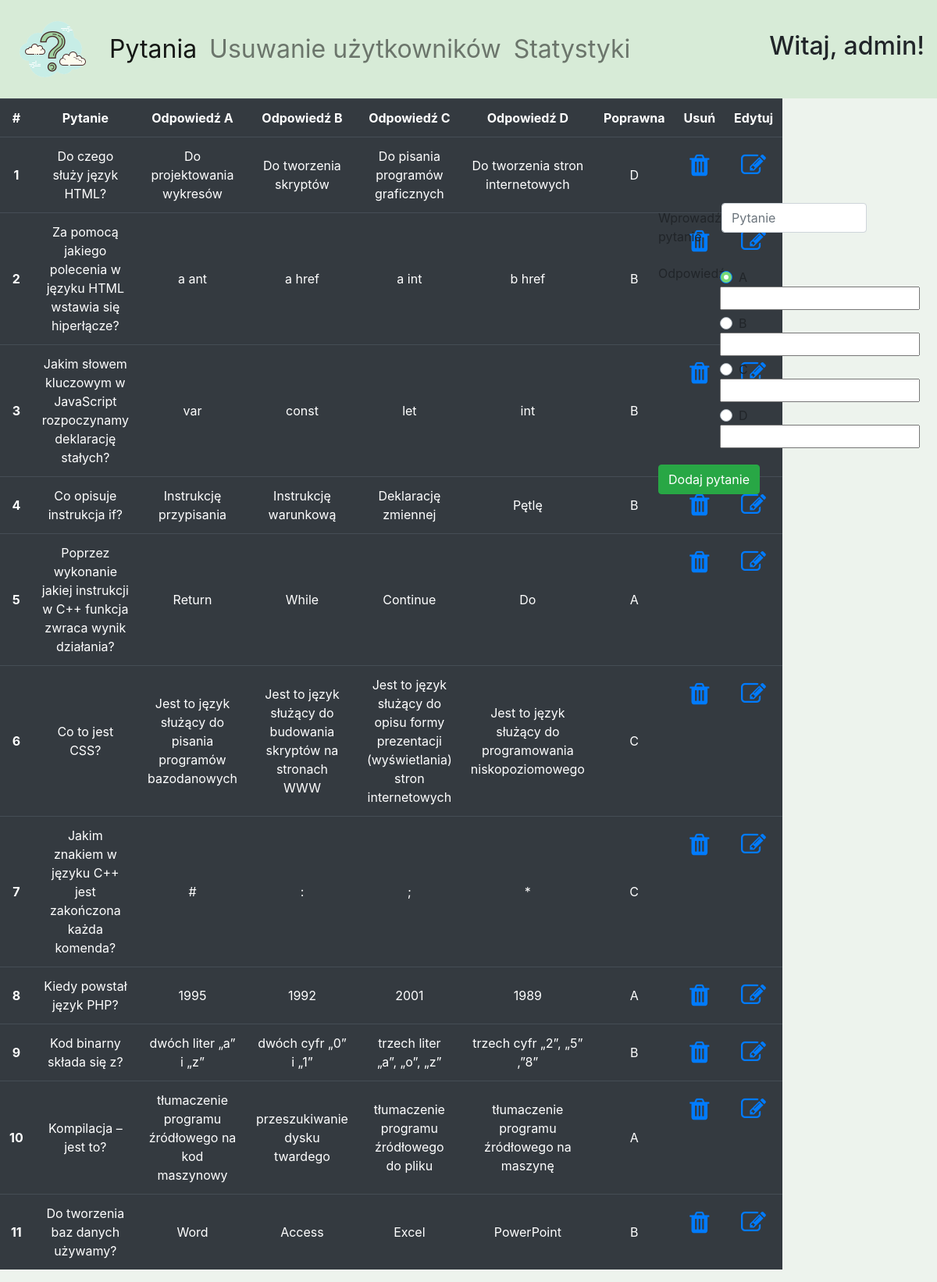
/admin/admin.php, run on the app's committed database.
### tables this page shows
CREATE TABLE `questions` (
  `question_id` int(11) NOT NULL,
  `question` varchar(250) NOT NULL,
  `answer_a` varchar(250) NOT NULL,
  `answer_b` varchar(250) NOT NULL,
  `answer_c` varchar(250) NOT NULL,
  `answer_d` varchar(250) NOT NULL,
  `correct` char(2) NOT NULL,
  `correct_amount` int(11) NOT NULL,
  `incorrect_amount` int(11) NOT NULL
);

### admin/questions.php (the view, shortened to what this page needs)
<?php
        $conn = @new mysqli('localhost', 'root', '', 'tester');
        $table = $conn->query("SELECT * FROM questions");
        $row = $table->fetch_array();
        echo ("<table class='table table-hover table-dark text-center'");
        echo ("<thead><tr><th scope='col'>#</th><th scope='col'>Pytanie</th><th scope='col'>Odpowiedź A</th>
        <th scope='col'>Odpowiedź B</th><th scope='col'>Odpowiedź C</th><th scope='col'>Odpowiedź D</th>
        <th scope='col'>Poprawna</th><th scope='col'>Usuń</th><th scope='col'>Edytuj</th></tr></thead>");
        while ($row){
            echo ("<tr><th class='align-middle' scope='row'>".$row["question_id"]."</th>
            <td class='align-middle'>".$row["question"]."</td><td class='align-middle'>".$row["answer_a"]."</td>
            <td class='align-middle'>".$row["answer_b"]."</td><td class='align-middle'>".$row["answer_c"]."</td>
            <td class='align-middle'>".$row["answer_d"]."</td><td class='align-middle'>".$row["correct"]."</td>
            <td><a href='admin.php?question_id=".$row["question_id"]."&action=delete'><span class='fa fa-trash'></td>
            <td><a href='admin.php?question_id=".$row["question_id"]."&action=edit'><span class='fa fa-edit'></td>
            </tr>");
            $row = $table->fetch_array();
        }
        echo ("</table>");
?>

### admin/admin.php (shortened to what this page needs)
<!DOCTYPE html>
<html lang="en">
<head>
  <link rel="stylesheet" href="https://stackpath.bootstrapcdn.com/bootstrap/4.3.1/css/bootstrap.min.css">
  <link href="https://maxcdn.bootstrapcdn.com/font-awesome/4.7.0/css/font-awesome.min.css" rel="stylesheet">
  <link rel="stylesheet" href="css/admin.css"/>
</head>
<body>
  <div id="main">
    <?php
      include 'admin_navbar.php';
    ?>
    <div id="left">
      <?php
        include 'questions.php';
      ?>
    </div>
    <div id="right">
      <?php
        include 'add_question.php';
      ?>
    </div>
</div>
</body>
</html>

### admin/admin_navbar.php (shortened to what this page needs)
<nav class="navbar navbar-expand-lg navbar-light">
  <a class="navbar-brand"><img width=100 height=100 src="../assets/logo.png"></a>
    <div class="collapse navbar-collapse" id="navbarText">
      <ul class="navbar-nav mr-auto">
        <li class="nav-item
        <?php
        if (strpos($_SERVER['REQUEST_URI'], 'admin/admin'))
          echo (" active");
        ?>">
          <a class="nav-link" href="admin.php">Pytania</a>
        </li>
        <li class="nav-item
        <?php
        if (strpos($_SERVER['REQUEST_URI'], 'delete_users'))
          echo (" active");
        ?>">
          <a class="nav-link" href="delete_users.php">Usuwanie użytkowników</a>
        </li>
        <li class="nav-item
        <?php
        if (strpos($_SERVER['REQUEST_URI'], 'stats'))
          echo (" active");
        ?>">
          <a class="nav-link" href="stats.php">Statystyki</a>
        </li>
      </ul>
      <h1>Witaj, admin!</h1>
    </div>
</nav>

### admin/add_question.php (shortened to what this page needs)
<form method="post" action="<?php htmlspecialchars($_SERVER["PHP_SELF"]);?>">
        <div class="form-group row">
          <label for="question" class="col-sm-3 col-form-label">Wprowadź pytanie</label>
          <div class="col-sm-8">
            <input name="question" type="text" class="form-control" id="question" placeholder="Pytanie">
          </div>
        </div>
        <fieldset class="form-group">
        <div class="row">
          <legend class="col-form-label col-sm-2 pt-0">Odpowiedź</legend>
          <div class="col-sm-10">
            <div class="form-check">
              <div class="custom-control custom-radio custom-control-inline">
                <label class="custom-control-label" for="A">A</label>
              </div>
              <input name="answer_a" type="text" class="form-check-label">
            </div>
            <div class="form-check">
              <div class="custom-control custom-radio custom-control-inline">
                <label class="custom-control-label" for="B">B</label>
              </div>
              <input name="answer_b" type="text" class="form-check-label">
            </div>
            <div class="form-check">
              <div class="custom-control custom-radio custom-control-inline">
                <label class="custom-control-label" for="C">C</label>
              </div>
              <input name="answer_c" type="text" class="form-check-label">
            </div>
            <div class="form-check">
              <div class="custom-control custom-radio custom-control-inline">
                <label class="custom-control-label" for="D">D</label>
              </div>
              <input name="answer_d" type="text" class="form-check-label">
            </div>
          </div>
        </div>
        </fieldset>
        <input class="btn btn-success" type="submit" value="Dodaj pytanie">
</form>

### admin/css/admin.css (style rules this page uses)
a, h1 { font-size:2rem; }
nav { background: rgb(215, 235, 215); }
body { background: rgb(237, 243, 237); }
form { width:70%; }
.form-check { margin:5px; }
.custom-control-input:checked~.custom-control-label::before { background: rgb(119, 216, 119); }
span { cursor: pointer; }
#right { width:35%; height: 80vh; float:left; display:flex; justify-content: center; align-items: center; }
#left { width:65%; float:left; display:flex; flex-direction: column; }

### data on the page
questions: question_id "1", question "Do czego służy język HTML?", answer_a "Do projektowania wykresów", answer_b "Do tworzenia skryptów", answer_c "Do pisania programów graficznych", answer_d "Do tworzenia stron internetowych", correct "D"
questions: question_id "2", question "Za pomocą jakiego polecenia w języku HTML wstawia się hiperłącze?", answer_a "a ant", answer_b "a href", answer_c "a int", answer_d "b href", correct "B"
questions: question_id "3", question "Jakim słowem kluczowym w JavaScript rozpoczynamy deklarację stałych?", answer_a "var", answer_b "const", answer_c "let", answer_d "int", correct "B"
questions: question_id "4", question "Co opisuje instrukcja if?", answer_a "Instrukcję przypisania", answer_b "Instrukcję warunkową", answer_c "Deklarację zmiennej", answer_d "Pętlę", correct "B"
questions: question_id "5", question "Poprzez wykonanie jakiej instrukcji w C++ funkcja zwraca wynik działania?", answer_a "Return", answer_b "While", answer_c "Continue", answer_d "Do", correct "A"
questions: question_id "6", question "Co to jest CSS?", answer_a "Jest to język służący do pisania programów bazodanowych", answer_b "Jest to język służący do budowania skryptów na stronach WWW", answer_c "Jest to język służący do opisu formy prezentacji (wyświetlania) stron internetowych", answer_d "Jest to język służący do programowania niskopoziomowego", correct "C"
questions: question_id "7", question "Jakim znakiem w języku C++ jest zakończona każda komenda?", answer_a "#", answer_b ":", answer_c ";", answer_d "*", correct "C"
questions: question_id "8", question "Kiedy powstał język PHP?", answer_a "1995", answer_b "1992", answer_c "2001", answer_d "1989", correct "A"
questions: question_id "9", question "Kod binarny składa się z?", answer_a "dwóch liter „a” i „z”", answer_b "dwóch cyfr „0” i „1”", answer_c "trzech liter „a”, „o”, „z”", answer_d "trzech cyfr „2”, „5” ,”8”", correct "B"
questions: question_id "10", question "Kompilacja – jest to?", answer_a "tłumaczenie programu źródłowego na kod maszynowy", answer_b "przeszukiwanie dysku twardego", answer_c "tłumaczenie programu źródłowego do pliku", answer_d "tłumaczenie programu źródłowego na maszynę", correct "A"
questions: question_id "11", question "Do tworzenia baz danych używamy?", answer_a "Word", answer_b "Access", answer_c "Excel", answer_d "PowerPoint", correct "B"
